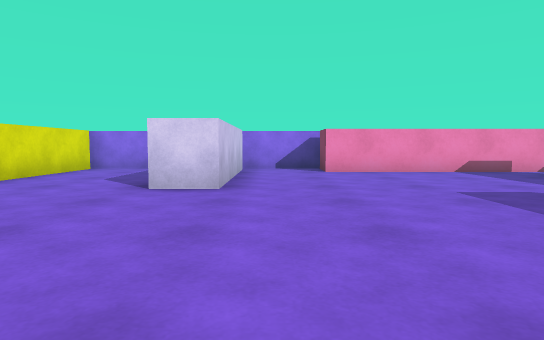
View 1 (above)

16 first-person views from a walk through a scene from a Unity 3-D project. The camera is 0.62 m above the floor, tilts 4° down and sees 75° across. The floor is counted in squares, 1 m on a side. Each view is taken from the middle of a square. On the plan, view 1 faces up. The plan holds only what a view shows up to about 10 squares ahead; the rest is blank. The player is left out.

View 2
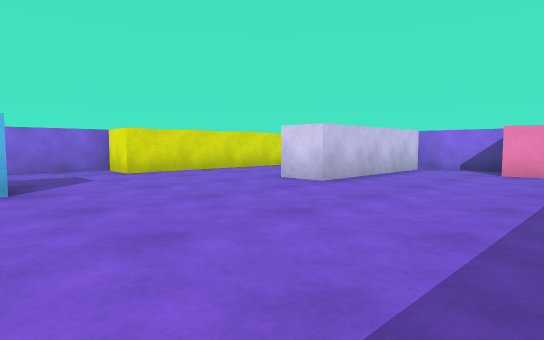

View 3
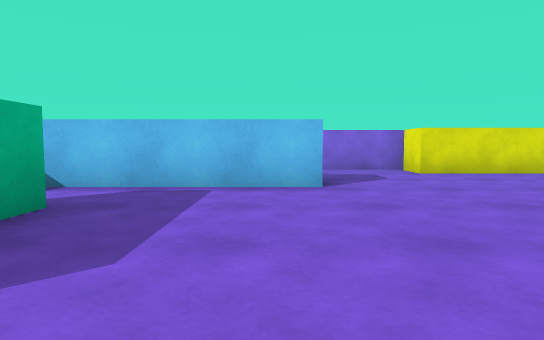

View 4
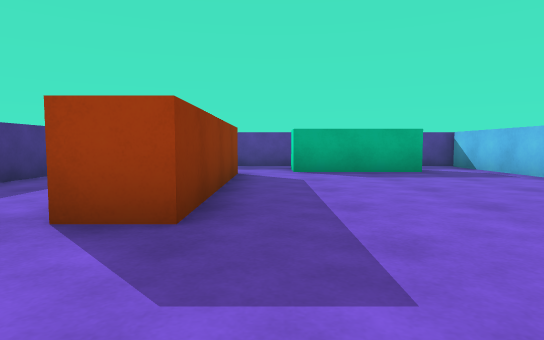

View 5
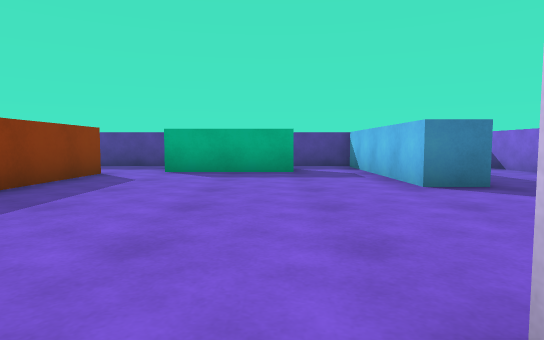

View 6
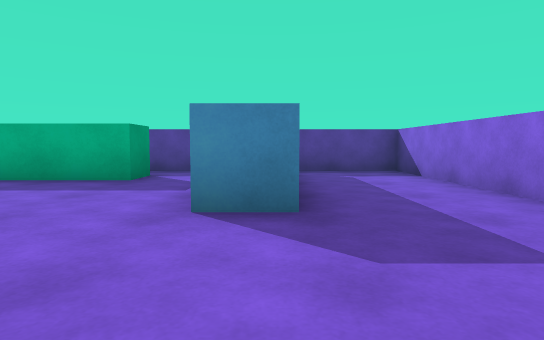

View 7
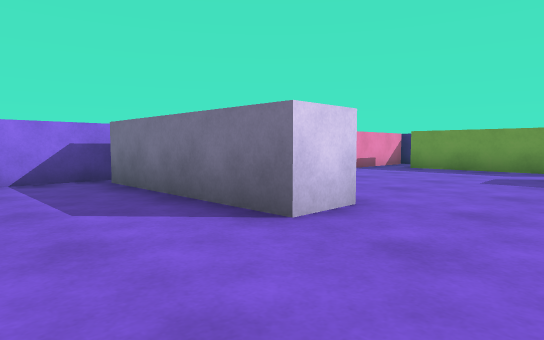

View 8
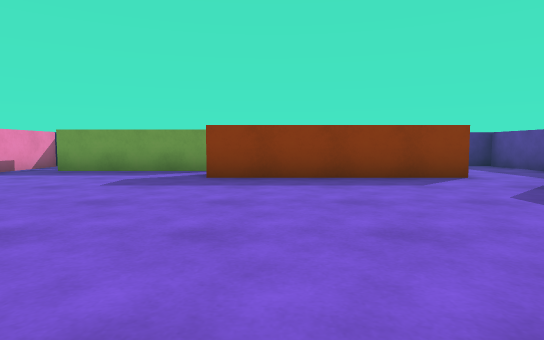

View 9
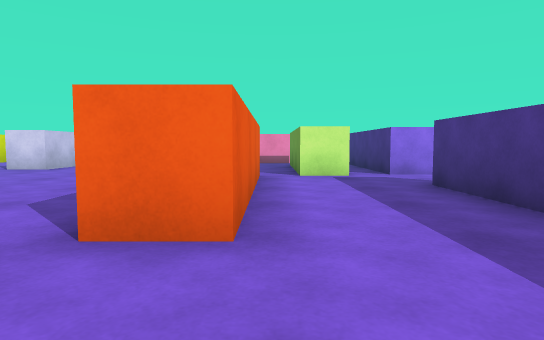

View 10
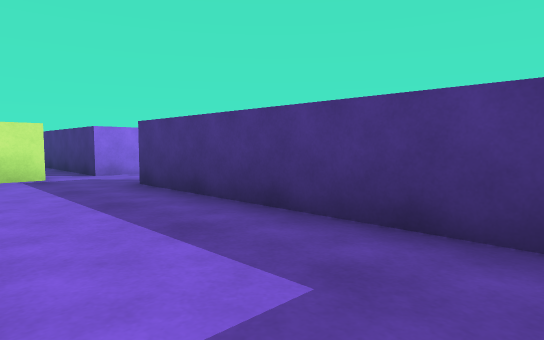

View 11
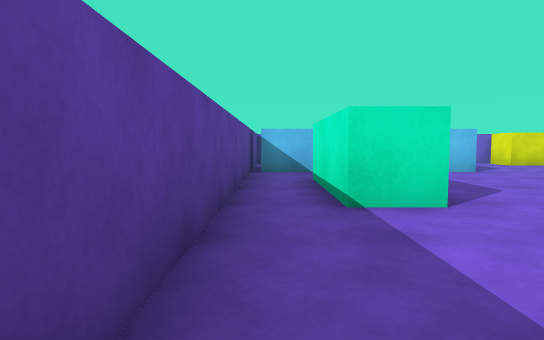

View 12
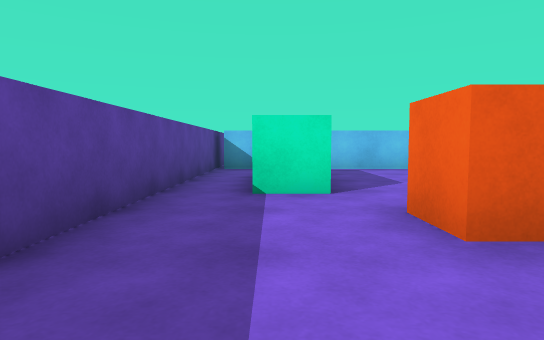

View 13
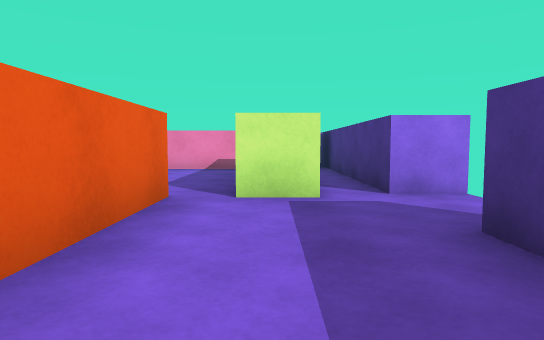

View 14
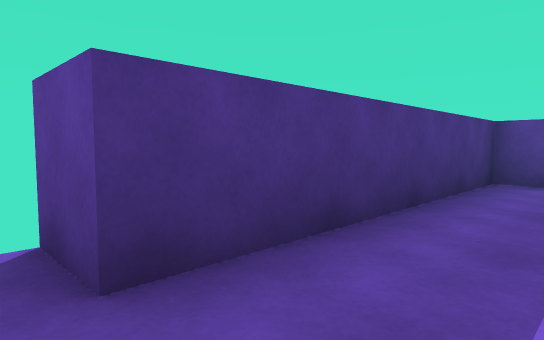

View 15
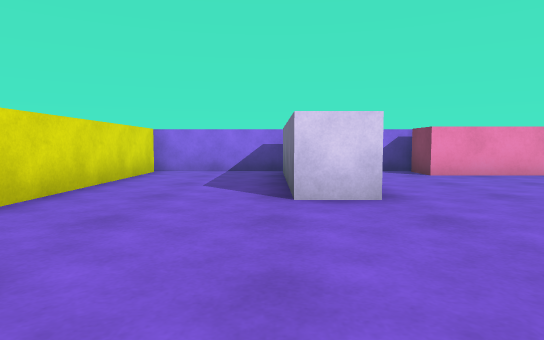

View 16
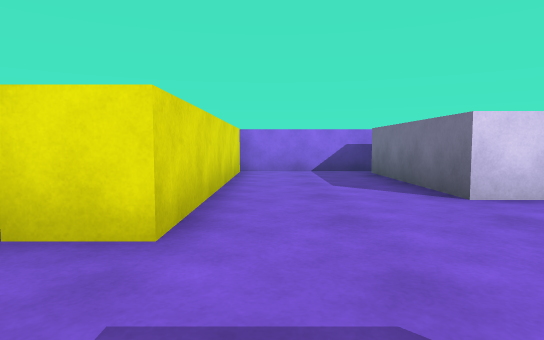

### Floor plan
Points are (right, up) in squares from view 1. A wall is a line through its corners. A room is listed if a view was taken in it or the views show most of it. See-through windows are left out.
Room 1 (views 1, 2, 3, 4, 5, 6, 7, 8, 15, 16)
walls: (-3.4, 0.8) (-2.3, 0.8) (-2.3, -4.2); (5.6, 3.2) (5.6, 7.2); (3.7, -1.7) (3.7, 3.3) (4.8, 3.3); (-6, 3.4) (-6, -4.5) (-3, -4.5); (-0.7, 9.1) (-0.7, 5) (-1.7, 5) (-1.7, 9); (-0.5, -3.2) (-0.5, -2.2) (2.5, -2.2) (2.5, -3.2); (7.1, 8.2) (1.3, 8.2) (1.3, 9.5) (-4.7, 9.5) (-4.7, 3.2) (-5.8, 3.2)
ways out: opening at (-1.5, -3) to room 2; opening at (3, -2.5) to room 2; opening at (5, 3) to room 2
Room 2 (views 9, 10, 11, 12, 13, 14)
walls: (2.5, -3.2) (-0.5, -3.2); (4.8, 3.3) (4.8, -1.7) (3.7, -1.7); (6.6, 3.2) (5.6, 3.2); (8.6, 3.5) (7.5, 3.5) (7.5, 9.1); (-3, -4.5) (7.5, -4.5) (7.5, 1.5) (8.5, 1.5)
ways out: opening at (-1.5, -3) to room 1; opening at (3, -2.5) to room 1; opening at (5, 3) to room 1

Where each view was taken, in squares from view 1:
view 1: 0 up, 0 right, facing up
view 2: 0 up, 3 right, facing up-left
view 3: 0 up, 3 right, facing left
view 4: 6 up, 3 right, facing down
view 5: 6 up, 0 right, facing down
view 6: 4 up, 3 left, facing down
view 7: 3 up, 4 left, facing up-right
view 8: 2 up, 3 left, facing right
view 9: 4 down, 5 right, facing up
view 10: 4 down, 5 right, facing up-right
view 11: 4 down, 6 right, facing left
view 12: 3 down, 7 right, facing left
view 13: 1 down, 6 right, facing up
view 14: 2 up, 6 right, facing down-right
view 15: 1 up, 2 left, facing up
view 16: 1 up, 4 left, facing up
